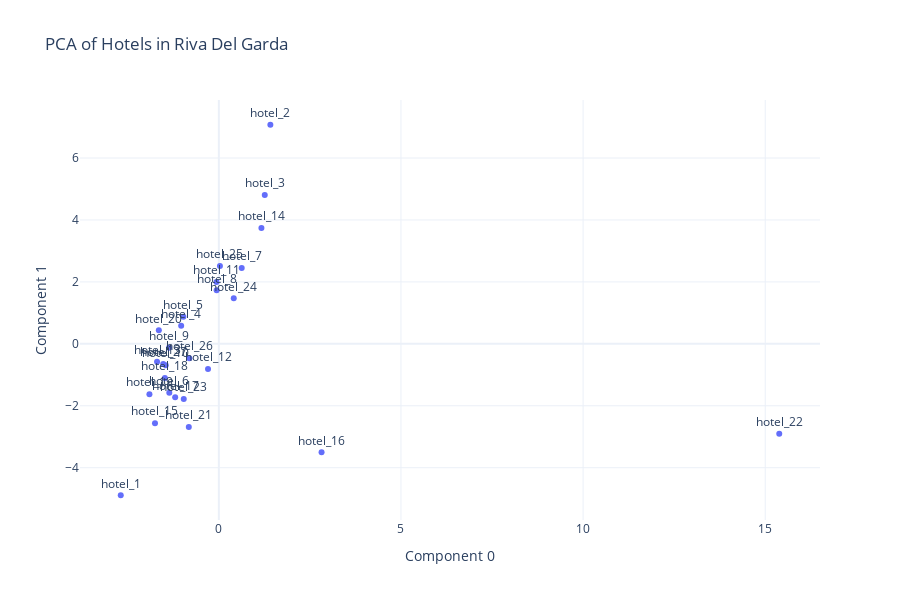

The code cell stored with this chart in its notebook:
### Code cell
# plot the PCA
fig = px.scatter(df_pca, x='PC0', y='PC1', text=df_pca.index,
                 title='PCA of Hotels in Riva Del Garda',
                 labels={'PC0': 'Component 1', 'PC1': 'Component 2'},
                 color_discrete_sequence=px.colors.qualitative.Plotly, template='plotly_white')
fig.update_traces(textposition='top center')
fig.update_layout(height=600, xaxis_title='Component 0', yaxis_title='Component 1')
fig.show()

### Figure 1 — Plotly figure (JSON) as saved in the notebook; plotly's stock layout.template omitted (floating-point values rounded to 4 significant figures)
{"data": [{"hovertemplate": "Component 1=%{x}<br>Component 2=%{y}<br>hotel_id=%{text}<extra></extra>", "legendgroup": "", "marker": {"color": "#636EFA", "symbol": "circle"}, "mode": "markers+text", "name": "", "orientation": "v", "showlegend": false, "text": ["hotel_1", "hotel_2", "hotel_3", "hotel_4", "hotel_5", "hotel_6", "hotel_7", "hotel_8", "hotel_9", "hotel_10", "hotel_11", "hotel_12", "hotel_13", "hotel_14", "hotel_15", "hotel_16", "hotel_17", "hotel_18", "hotel_19", "hotel_20", "hotel_21", "hotel_22", "hotel_23", "hotel_24", "hotel_25", "hotel_26", "hotel_27"], "textposition": "top center", "type": "scatter", "x": [-2.693, 1.414, 1.261, -1.034, -0.9742, -1.36, 0.628, -0.0602, -1.369, -1.458, -0.06454, -0.2969, -1.696, 1.169, -1.753, 2.82, -1.199, -1.481, -1.905, -1.647, -0.8249, 15.39, -0.9631, 0.4095, 0.03014, -0.8105, -1.526], "xaxis": "x", "y": [-4.889, 7.075, 4.806, 0.5847, 0.8743, -1.582, 2.448, 1.728, -0.1223, -0.6902, 1.998, -0.812, -0.5777, 3.74, -2.561, -3.501, -1.725, -1.102, -1.624, 0.4382, -2.689, -2.903, -1.783, 1.47, 2.51, -0.4637, -0.6491], "yaxis": "y"}], "layout": {"height": 600, "legend": {"tracegroupgap": 0}, "title": {"text": "PCA of Hotels in Riva Del Garda"}, "xaxis": {"anchor": "y", "domain": [0, 1], "title": {"text": "Component 0"}}, "yaxis": {"anchor": "x", "domain": [0, 1], "title": {"text": "Component 1"}}}}
